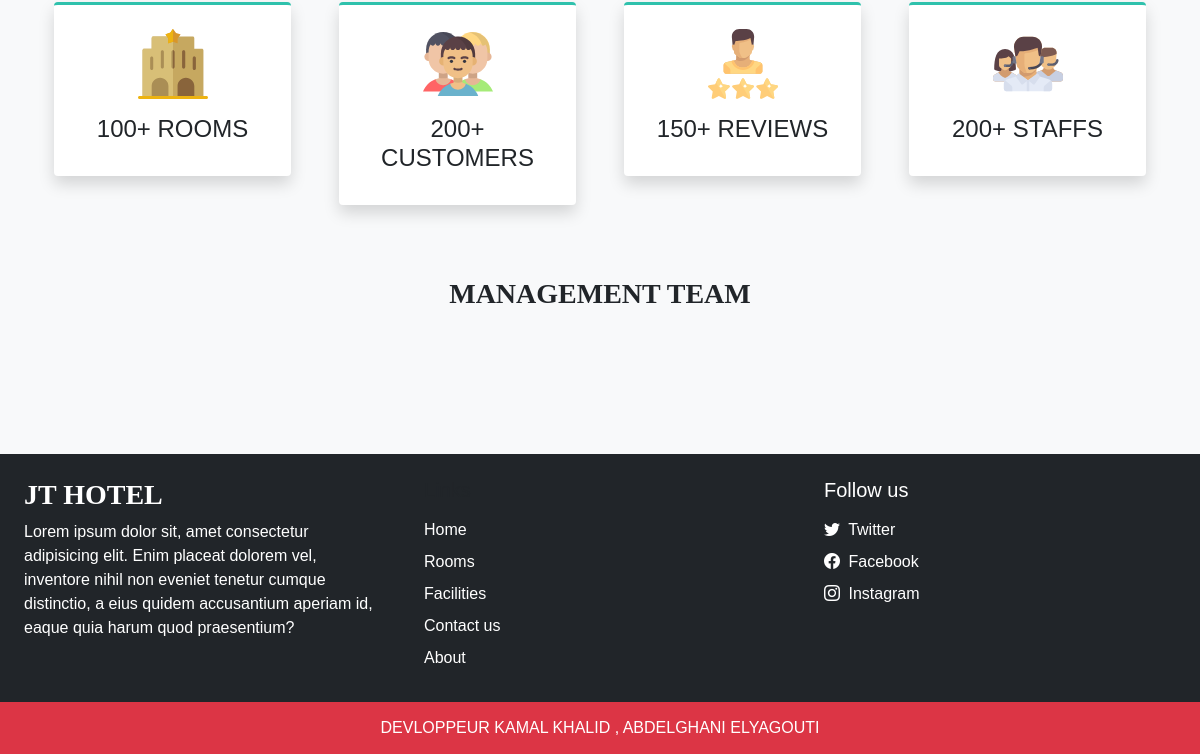
Page /about.php (lower part) on the earlier database version.
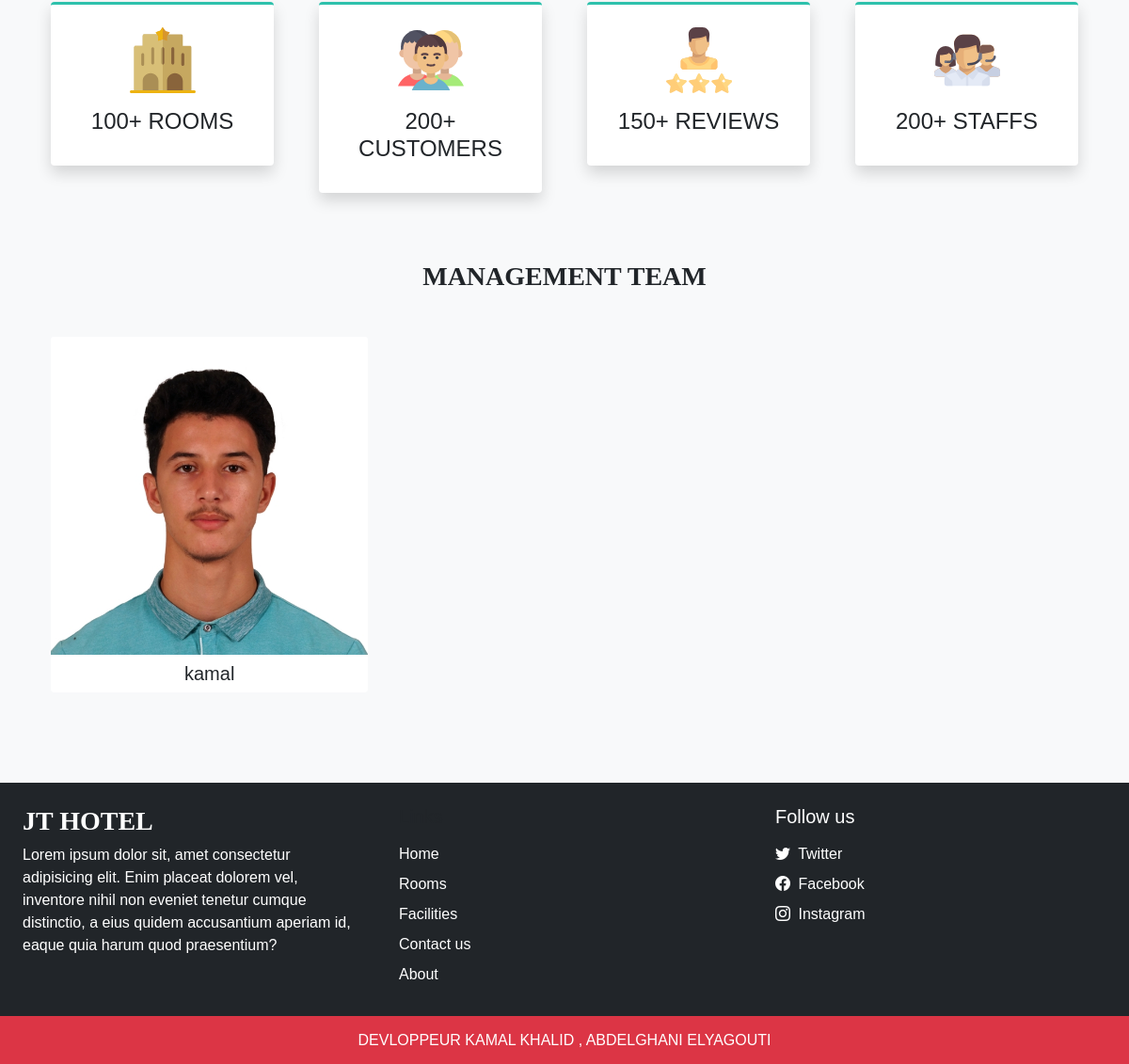
Same page on the later database version.
### tables this page shows
CREATE TABLE `team_details` (
  `sr_no` int(11) NOT NULL,
  `name` varchar(50) NOT NULL,
  `picture` varchar(150) NOT NULL
);

### inc/header.php (called while the page is built, shortened)
<?php
  require('admin/inc/db_config.php');
 $contact_q = "SELECT * FROM `contact_details` WHERE `sr_no`=?";
 $values = [1];
 $contact_r = mysqli_fetch_assoc(select($contact_q,$values,'i'));
?>

### admin/inc/db_config.php (called while the page is built, shortened)
<?php
function selectAll($table)
{
    $con = $GLOBALS['con'];
    $res = mysqli_query($con, "SELECT * FROM $table ");
    return $res ;
}
function select($sql, $values, $datatypes)
{
    $con = $GLOBALS['con'];
    if ($stmt = mysqli_prepare($con, $sql)) {
        mysqli_stmt_bind_param($stmt, $datatypes, ...$values);
        if (mysqli_stmt_execute($stmt)) {
            $res = mysqli_stmt_get_result($stmt);
            return $res;
        } else {
            mysqli_stmt_close($stmt);
            die("Query cannot be executed- Select");
        }
    } else {
        die("Query cannot be prepared- Select");
    }
}
?>

### about.php (the view, shortened to what this page needs)
<!DOCTYPE html>
<html lang="en">
<head>
    <?php require('inc/links.php') ?>
</head>
<body class="bg-light">
    <?php
    require('inc/header.php');
    ?>
    <div class="container mt-5">
        <div class="row">
            <div class="col-lg-3 col-md-6 mb-4 px-4">
                <div class="bg-white rounded shadow p-4 border-top border-3 text-center box ">
                    <img src="images/about/hotel.svg" width="70px">
                    <h4 class="mt-3">100+ ROOMS</h4>
                </div>
            </div>
            <div class="col-lg-3 col-md-6 mb-4 px-4">
                <div class="bg-white rounded shadow p-4 border-top border-3 text-center box ">
                    <img src="images/about/customers.svg" width="70px">
                    <h4 class="mt-3">200+ CUSTOMERS</h4>
                </div>
            </div>
            <div class="col-lg-3 col-md-6 mb-4 px-4">
                <div class="bg-white rounded shadow p-4 border-top border-3 text-center box ">
                    <img src="images/about/rating.svg" width="70px">
                    <h4 class="mt-3">150+ REVIEWS</h4>
                </div>
            </div>
            <div class="col-lg-3 col-md-6 mb-4 px-4">
                <div class="bg-white rounded shadow p-4 border-top border-3 text-center box ">
                    <img src="images/about/staff.svg" width="70px">
                    <h4 class="mt-3">200+ STAFFS</h4>
                </div>
            </div>
        </div>
    </div>
    <h3 class="my-5 fw-bold h-font text-center">MANAGEMENT TEAM</h3>
    <div class="container px-4">
        <div class="swiper mySwiper">
            <div class="swiper-wrapper mb-5">
                <?php
                  $about_r = selectAll('team_details');
                  $path=ABOUT_IMG_PATH;
                  while($row = mysqli_fetch_assoc($about_r)){
                    echo<<< data
                       <div class="swiper-slide bg-white text-center overflow-hidden rounded">
                           <img src="$path$row[picture]" class="w-100">
                           <h5 class="mt-2">$row[name]</h5>
                       </div>
                    data;
                  }
                ?>
            </div>
        </div>
    </div>
    <?php require('inc/footer.php'); ?>
</body>
</html>

### inc/links.php (shortened to what this page needs)
<link href="https://cdn.jsdelivr.net/npm/bootstrap@5.0.2/dist/css/bootstrap.min.css" rel="stylesheet"
>
<link rel="stylesheet" href="https://cdn.jsdelivr.net/npm/bootstrap-icons@1.11.3/font/bootstrap-icons.min.css">
<link rel="stylesheet" href="https://cdn.jsdelivr.net/npm/swiper@11/swiper-bundle.min.css" />
<link rel="stylesheet" href="css/common.css">

### inc/footer.php (shortened to what this page needs)
<div class="container-fluid bg-dark mt-5">
    <div class="row">
        <div class="col-lg-4 p-4">
            <h3 class="h-font fw-bold fs-3 text-white">JT HOTEL </h3>
            <p class="text-white">
                Lorem ipsum dolor sit, amet consectetur adipisicing elit. Enim placeat dolorem vel, inventore nihil
                non eveniet tenetur cumque distinctio, a eius quidem accusantium aperiam id, eaque quia harum quod
                praesentium?
            </p>
        </div>
        <div class="col-lg-4 p-4">
            <h5 class="mb-3">Links</h5>
            <a href="index.php" class="d-inline-block mb-2 text-white text-decoration-none">Home</a><br>
            <a href="rooms.php" class="d-inline-block mb-2 text-white text-decoration-none">Rooms</a><br>
            <a href="facilities.php" class="d-inline-block mb-2 text-white text-decoration-none">Facilities</a><br>
            <a href="contact.php" class="d-inline-block mb-2 text-white text-decoration-none">Contact us</a><br>
            <a href="about.php" class="d-inline-block mb-2 text-white text-decoration-none">About</a>
        </div>
        <div class="col-lg-4 p-4">
            <h5 class="mb-3 text-white">Follow us</h5>
            <?php
                      if($contact_r['tw']!=''){
                        echo <<< data
                          <a href="$contact_r[tw]" class="d-inline-block mb-2 text-white text-decoration-none">
                            <i class="bi bi-twitter me-1 "></i> Twitter
                          </a><br>
                       data; }
                    ?>
            <a href="<?php echo $contact_r['fb'] ?>" class="d-inline-block mb-2 text-white text-decoration-none">
                <i class="bi bi-facebook me-1 "></i> Facebook
            </a><br>
            <a href="<?php echo $contact_r['insta'] ?>" class="d-inline-block  text-white text-decoration-none">
                <i class="bi bi-instagram me-1 "></i> Instagram
            </a><br>
        </div>
    </div>
</div>
<h6 class="text-center bg-danger text-white p-3 m-0">DEVLOPPEUR KAMAL KHALID , ABDELGHANI ELYAGOUTI</h6>

### css/common.css (style rules this page uses)
:root { --teal: #2ec1ac; --teal_hover: #279e8c; }
* { font-family: 'Poppins', sans-serif; }
.h-font { font-family: 'Meriend', cursive; }

### about.php (style rules this page uses)
.box { border-top-color: #2ec1ac !important; }

Differences in the rows shown:
added team_details: picture (picture), name "kamal"
